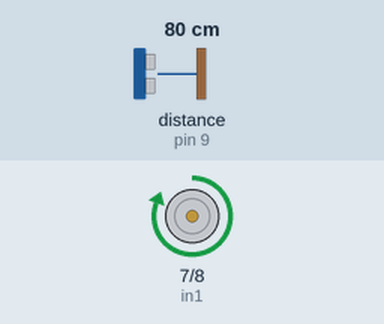
Simulated run of this sketch. Board: Arduino Uno, built with avr-gcc and run on an emulated ATmega328P. Shown: motor-driver pin pairs drawn as motors (green arrow = first pin HIGH = forward, orange = second pin HIGH = backward, longer = more drive, scaled by the enable pin). Wiring (inferred from the names in the program): ultrasonic range finder: trigger pin 10; echo pin 9. Inputs (shaded band) come from the test bench; at power-on: distance to the obstacle (sensor on pin 9) 80 cm. The echo pulse lasts 58.3 µs per cm; what the sketch prints to the serial monitor is not drawn.

Above: at 0.2 s.
Timing chart, 0 to 1.7 s (numbered marks = the images above):
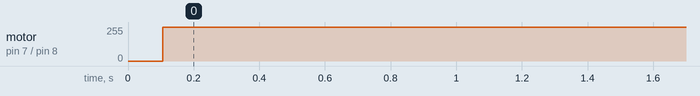

Measured:
- by itself, motor on pin 7 (in1) / pin 8 (in2): stopped → forward 255/255 at 0.11 s

The sketch:

conveyor_cd.ino
```cpp
#define enA 6
#define in1 7
#define in2 8
#define echo 9
#define trig 10

float duration, distance;

void conveyor_gerak(){
  digitalWrite(in1, HIGH);
  digitalWrite(in2, LOW);
  analogWrite(enA, 255);
}

void conveyor_berhenti(){
  digitalWrite(in1, LOW);
  digitalWrite(in2, LOW);
  analogWrite(enA, 200);
}

void setup() {
  // put your setup code here, to run once:
  pinMode(enA, OUTPUT);
  pinMode(in1, OUTPUT);
  pinMode(in2, OUTPUT);
  pinMode(echo, INPUT);
  pinMode(trig, OUTPUT);
  Serial.begin(9600);
}

void loop() {
  // put your main code here, to run repeatedly:
  digitalWrite(trig, LOW);
	delayMicroseconds(2);
	digitalWrite(trig, HIGH);
	delayMicroseconds(10);
	digitalWrite(trig, LOW);

  duration = pulseIn(echo, HIGH);
  distance = (duration*.0343)/2;

  Serial.println(distance);
  delay(100);

  if(distance < 5){
    delay(3500);
    conveyor_berhenti();
    delay(1500);
    conveyor_gerak();
  }
  else{
    conveyor_gerak();
  }

}
```
